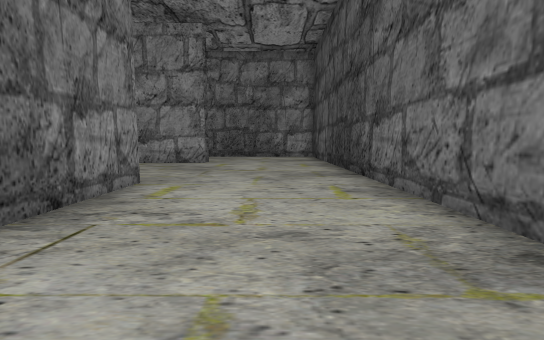
View 1 (above)

24 first-person views from a walk through a 3-D level made in the Unity game engine. The camera is 1.5 m above the floor, tilts 6° down and sees 90° across. The floor is counted in squares, 2 m on a side. Each view is taken from the middle of a square. On the plan, view 1 faces up. The plan holds only what a view shows up to about 10 squares ahead; the rest is blank. The place goes on beyond the plan. The player is left out. Some surface patterns are stand-ins.

View 2
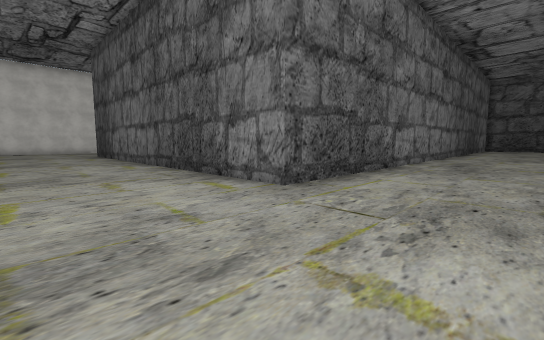

View 3
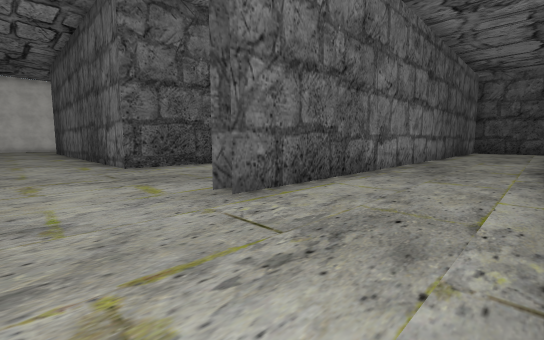

View 4
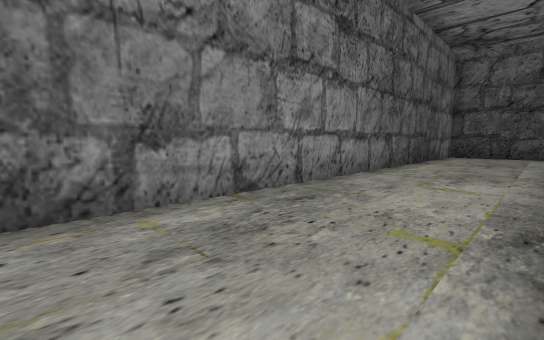

View 5
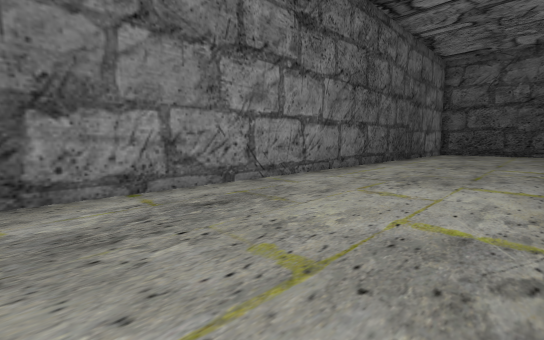

View 6
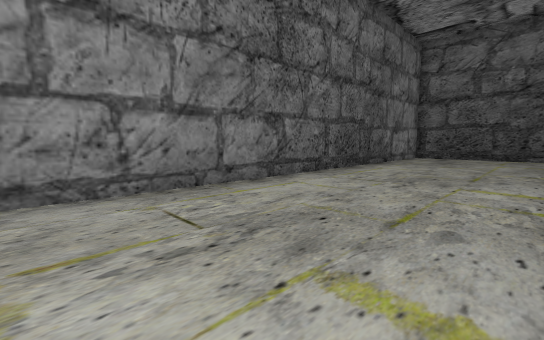

View 7
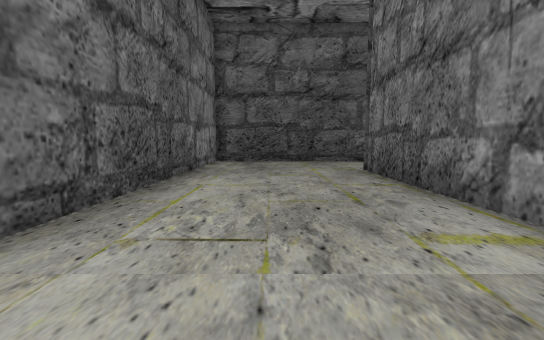

View 8
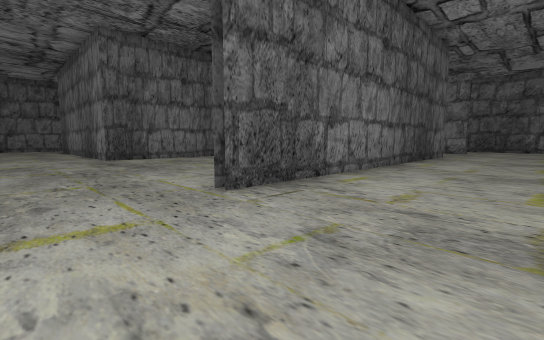

View 9
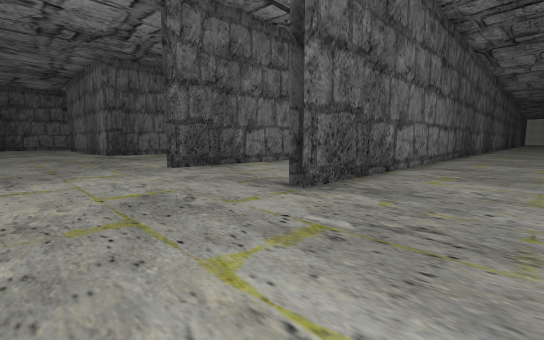

View 10
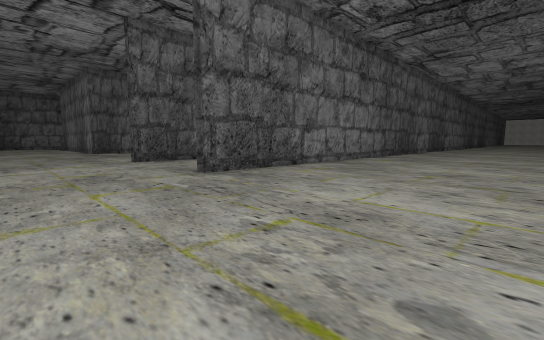

View 11
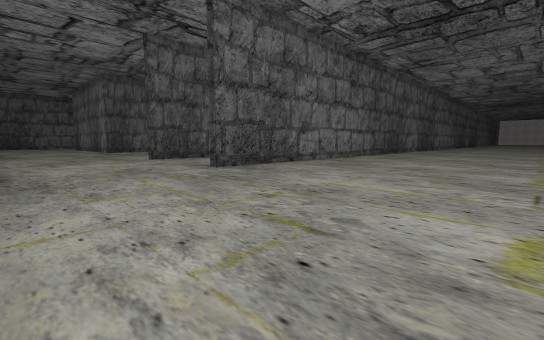

View 12
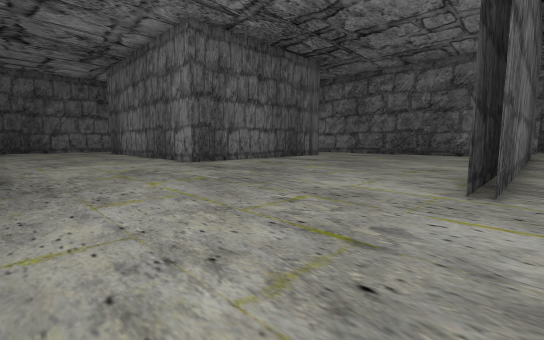

View 13
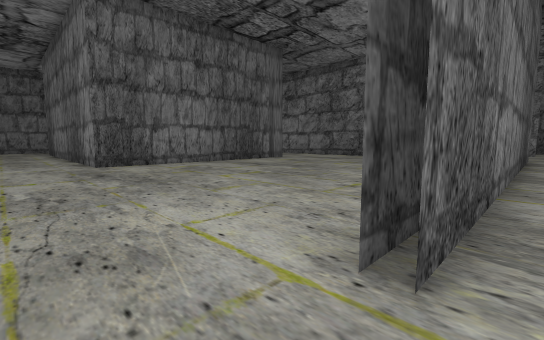

View 14
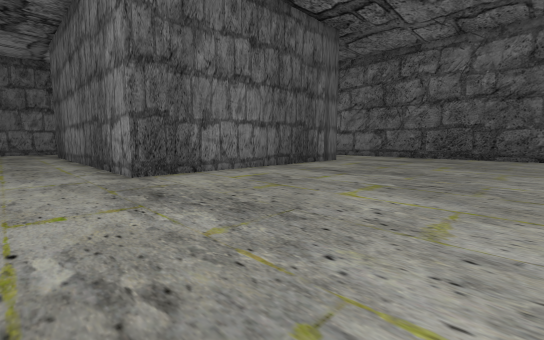

View 15
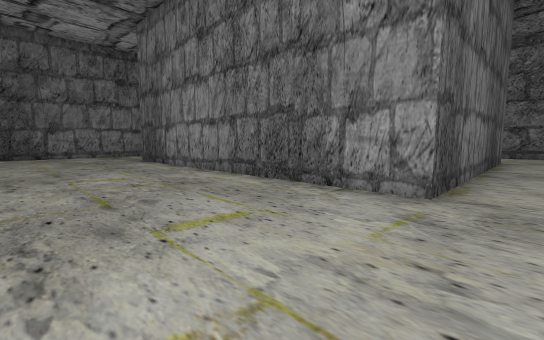

View 16
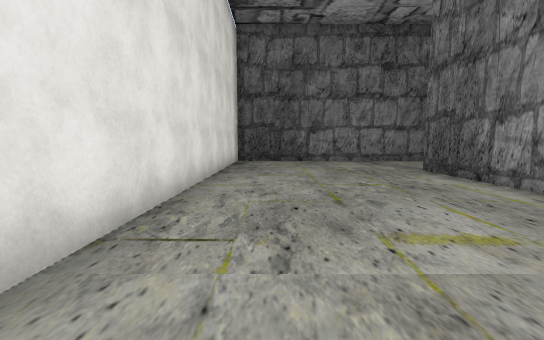

View 17
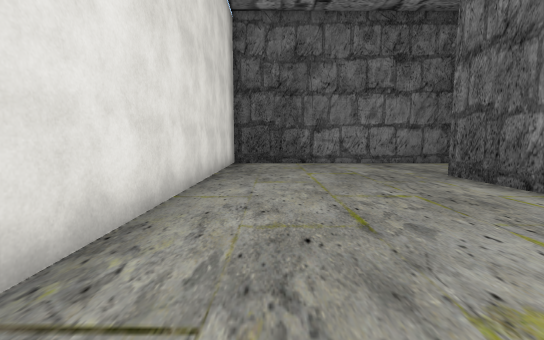

View 18
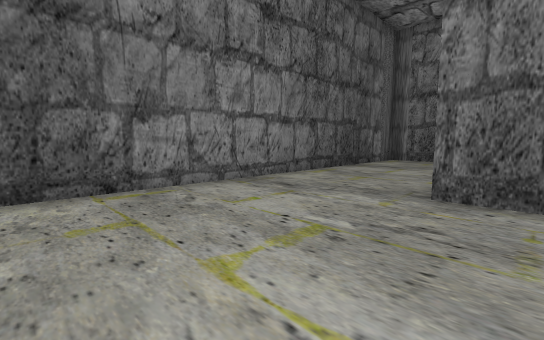

View 19
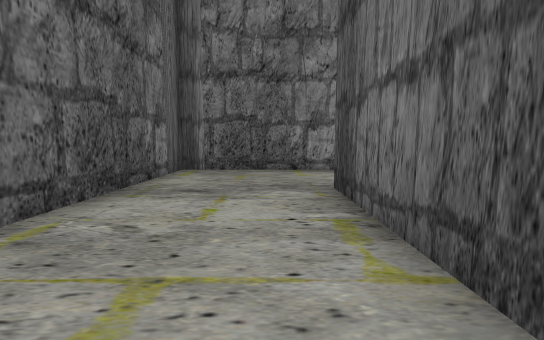

View 20
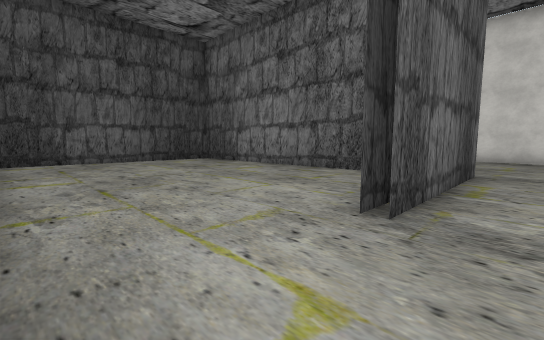

View 21
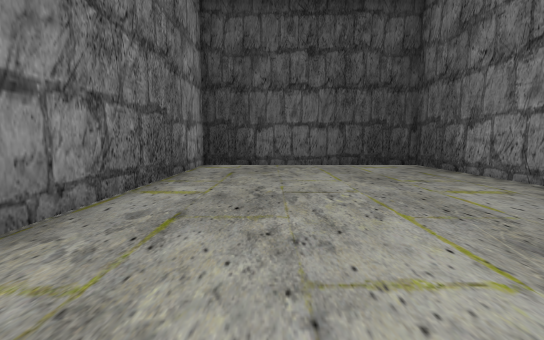

View 22
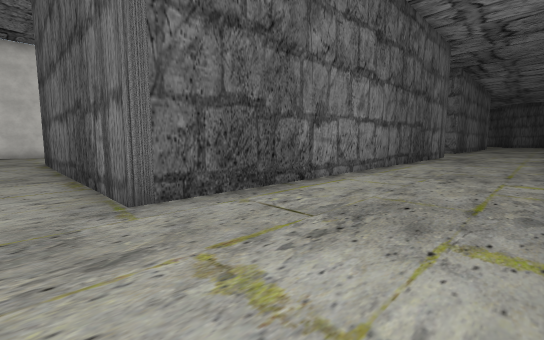

View 23
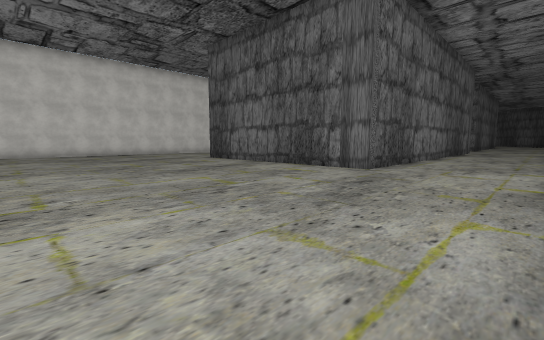

View 24
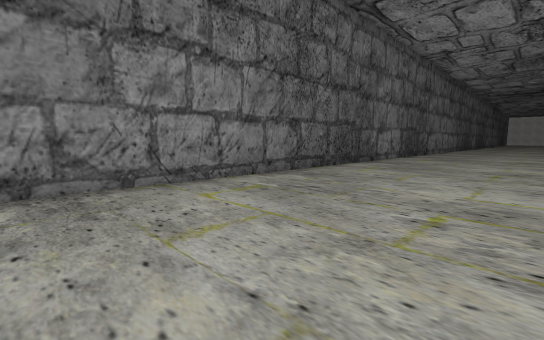

### Floor plan
Points are (right, up) in squares from view 1. A wall is a line through its corners. A room is listed if a view was taken in it or the views show most of it. See-through windows are left out.
Room 1 (views 1, 2, 3, 4, 5, 6, 7, 8, 9, 10, 11, 12, 13, 14, 15, 16, 17, 18, 19, 20, 21, 22, 23, 24)
walls: (-5, 4.4) (-5.9, 4.4); (-2.7, -4.2) (-2.7, -7.6); (2, 1.9) (2, 10); (-2.8, 9.4) (-2.2, 9.4) (-4.6, 9.4); (2.3, 6.5) (2.3, -7.6); (-20.2, 0.2) (-24.4, 0.2) (-24.4, -12.4); (2, -7.1) (2, -7.6); (-16.2, 9.4) (-20.9, 9.4); (-18.8, -6.6) (-11.3, -6.6) (-11.3, 0.2) (-17.9, 0.2); (-21, 0.7) (-11, 0.7) (-11, -7.1) (-21, -7.1) (-21, -2.5); (-20.7, -3.4) (-20.7, -2.5); (-17.1, 9.9) (-2.2, 9.9); (-24, 4.9) (-2.4, 4.9) (-2.4, -7.6); (-24.4, 9) (-24.4, 8); (-24.8, -12.3) (-15.2, -12.3)

Positions as (right, up) in squares from view 1, and headings:
1: (0, 0), facing up
2: (1, 8), facing down-left
3: (0, 13), facing down-left
4: (-6, 13), facing down-left
5: (-7, 9), facing down-left
6: (-11, 9), facing down-left
7: (-14, 7), facing left
8: (1, -10), facing up-left
9: (5, -11), facing up-left
10: (8, -11), facing up-left
11: (9, -12), facing up-left
12: (-2, -12), facing up-left
13: (-2, -9), facing up-left
14: (-5, -9), facing up-left
15: (-10, -11), facing up-left
16: (-14, -11), facing left
17: (-15, -11), facing left
18: (-20, -11), facing up-left
19: (-22, -7), facing up
20: (-22, 0), facing down-right
21: (-20, -2), facing right
22: (-10, 4), facing down-left
23: (-4, 4), facing down-left
24: (7, -3), facing up-left
